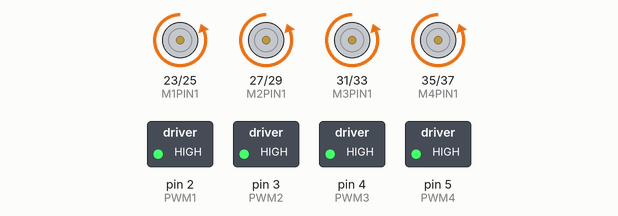
Bench run of a sketch on a simulated Arduino Mega 2560, built with avr-gcc and run on an emulated ATmega2560. Shown: motor-driver pin pairs drawn as motors (green arrow = first pin HIGH = forward, orange = second pin HIGH = backward, longer = more drive), switched loads named in the sketch (green lamp = pin HIGH).

Above: at 1.2 s.
At 3.7 s:
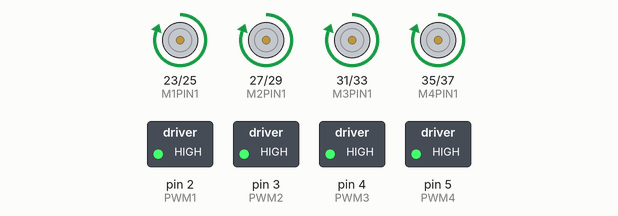
At 6.2 s:
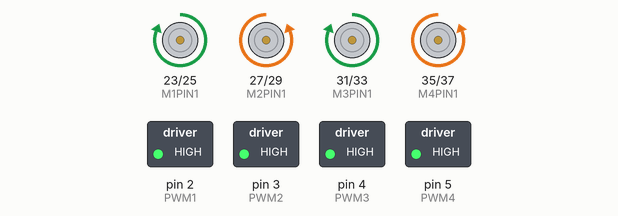
Timing chart, 0 to 8.6 s (numbered marks = the images above):
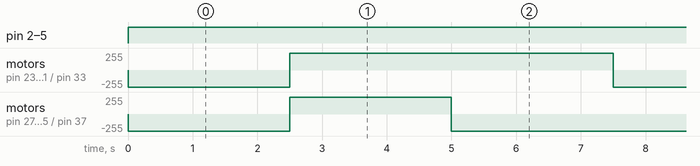

The sketch:

Test_Wheel_Control.ino
```cpp
#include <ros.h>
#include <util/atomic.h>

//Motor pin setup
//Front right
#define M1PIN1 23
#define M1PIN2 25
#define ENC1A 46
#define ENC1B 47
#define PWM1 2
//Front left
#define M2PIN1 27
#define M2PIN2 29
#define ENC2A 48
#define ENC2B 49
#define PWM2 3
//Rear right
#define M3PIN1 31
#define M3PIN2 33
#define ENC3A 50
#define ENC3B 51
#define PWM3 4
//Rear left
#define M4PIN1 35
#define M4PIN2 37
#define ENC4A 52
#define ENC4B 53
#define PWM4 5

volatile int pos_i = 0;
volatile float vel_i = 0;
volatile long prevT_i = 0;

long prevT = 0;
int prevpos = 0;

float v1filt = 0;
float v1prev = 0;
float v2filt = 0;
float v2prev = 0;

float eintegral = 0;


void setup() {
  Serial.begin(115200);

  pinMode(M1PIN1, OUTPUT);
  pinMode(M1PIN2, OUTPUT);
  pinMode(ENC1A, INPUT);
  pinMode(ENC1B, INPUT);
  pinMode(PWM1, OUTPUT);

  pinMode(M2PIN1, OUTPUT);
  pinMode(M2PIN2, OUTPUT);
  pinMode(ENC2A, INPUT);
  pinMode(ENC2B, INPUT);
  pinMode(PWM2, OUTPUT);

  pinMode(M3PIN1, OUTPUT);
  pinMode(M3PIN2, OUTPUT);
  pinMode(ENC3A, INPUT);
  pinMode(ENC3B, INPUT);
  pinMode(PWM3, OUTPUT);

  pinMode(M4PIN1, OUTPUT);
  pinMode(M4PIN2, OUTPUT);
  pinMode(ENC4A, INPUT);
  pinMode(ENC4B, INPUT);
  pinMode(PWM4, OUTPUT);

  attachInterrupt(digitalPinToInterrupt(ENC1A),readEncoder,RISING);
  attachInterrupt(digitalPinToInterrupt(ENC2A),readEncoder,RISING);
  attachInterrupt(digitalPinToInterrupt(ENC3A),readEncoder,RISING);
  attachInterrupt(digitalPinToInterrupt(ENC4A),readEncoder,RISING);
}

void loop() {
  int pos = 0;
  float velocity2 = 0;
  ATOMIC_BLOCK(ATOMIC_RESTORESTATE) {
    pos = pos_i;
    velocity2 = vel_i;
  }

  setMotor(-1, 255, PWM1, M1PIN1, M1PIN2);
  setMotor(-1, 255, PWM2, M2PIN1, M2PIN2);
  setMotor(-1, 255, PWM3, M3PIN1, M3PIN2);
  setMotor(-1, 255, PWM4, M4PIN1, M4PIN2);
  delay(2500);
  setMotor(1, 255, PWM1, M1PIN1, M1PIN2);
  setMotor(1, 255, PWM2, M2PIN1, M2PIN2);
  setMotor(1, 255, PWM3, M3PIN1, M3PIN2);
  setMotor(1, 255, PWM4, M4PIN1, M4PIN2);
  delay(2500);
  setMotor(1, 255, PWM1, M1PIN1, M1PIN2);
  setMotor(-1, 255, PWM2, M2PIN1, M2PIN2);
  setMotor(1, 255, PWM3, M3PIN1, M3PIN2);
  setMotor(-1, 255, PWM4, M4PIN1, M4PIN2);
  delay(2500);

}

void setMotor(int dir, int pwmVal, int pwm, int in1, int in2){
  analogWrite(pwm, pwmVal);
  if(dir == 1){
    digitalWrite(in1, HIGH);
    digitalWrite(in2, LOW);
  }
  else if(dir == -1){
    digitalWrite(in1, LOW);
    digitalWrite(in2, HIGH);
  }
  else{
    digitalWrite(in1, LOW);
    digitalWrite(in2, LOW);
  }
}

void readEncoder(int enc){
  int b;
  switch (enc){
    case 1:
      b = digitalRead(ENC1B); //check status of ENCB when interrupt is triggered
      break;
    case 2:
      b = digitalRead(ENC2B);
      break;
    case 3:
      b = digitalRead(ENC3B);
      break;
    case 4:
      b = digitalRead(ENC4B);
      break;
  }


  int dir = 0;
  if(b > 0){ //increase position
    dir = 1;
  }
  else{
    dir = -1; //decrease position
  }
  pos_i = pos_i + dir;
/*
  long currT = micros();
  float deltaT = ((float) (currT - prevT_i)) / 1.0e6;
  vel_i = dir/deltaT;
  prevT_i = currT;
*/
}
```

Measured:
- by itself, pin 2 (PWM1), pin 3 (PWM2), pin 4 (PWM3), pin 5 (PWM4): LOW → HIGH at 0.00 s
- by itself, motor on pin 27 (M2PIN1) / pin 29 (M2PIN2), motor on pin 35 (M4PIN1) / pin 37 (M4PIN2): repeats every 7.5 s: forward 255/255 2.5 s, backward 255/255 5.0 s
- by itself, motor on pin 23 (M1PIN1) / pin 25 (M1PIN2), motor on pin 31 (M3PIN1) / pin 33 (M3PIN2): alternates forward 255/255 for 5.0 s and backward 255/255 for 2.5 s
